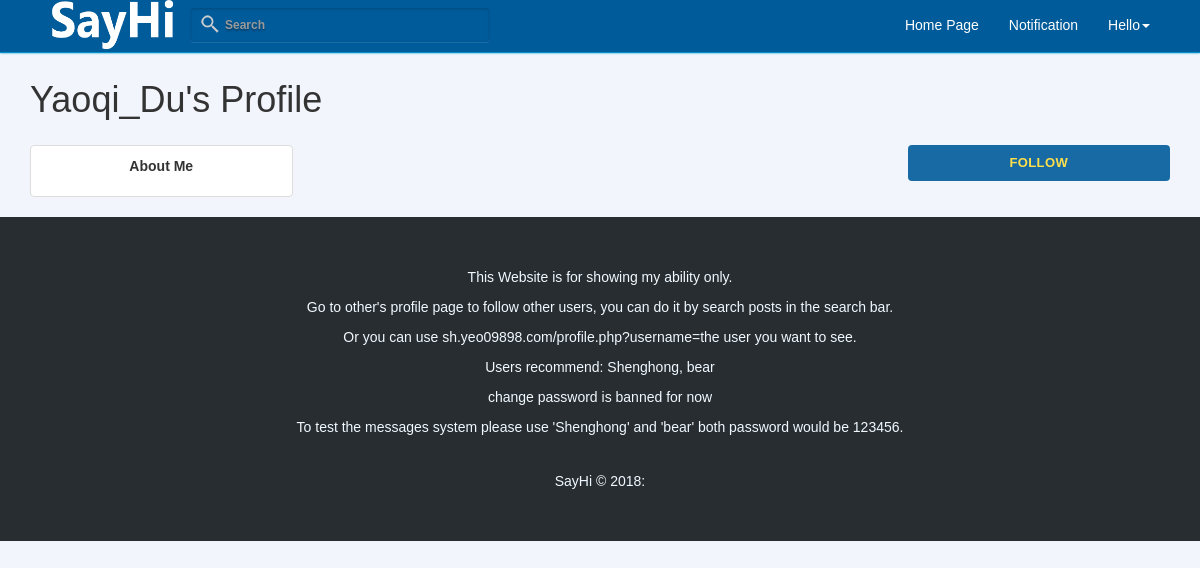
Before: /profile.php?username=Yaoqi_Du with the older database file.
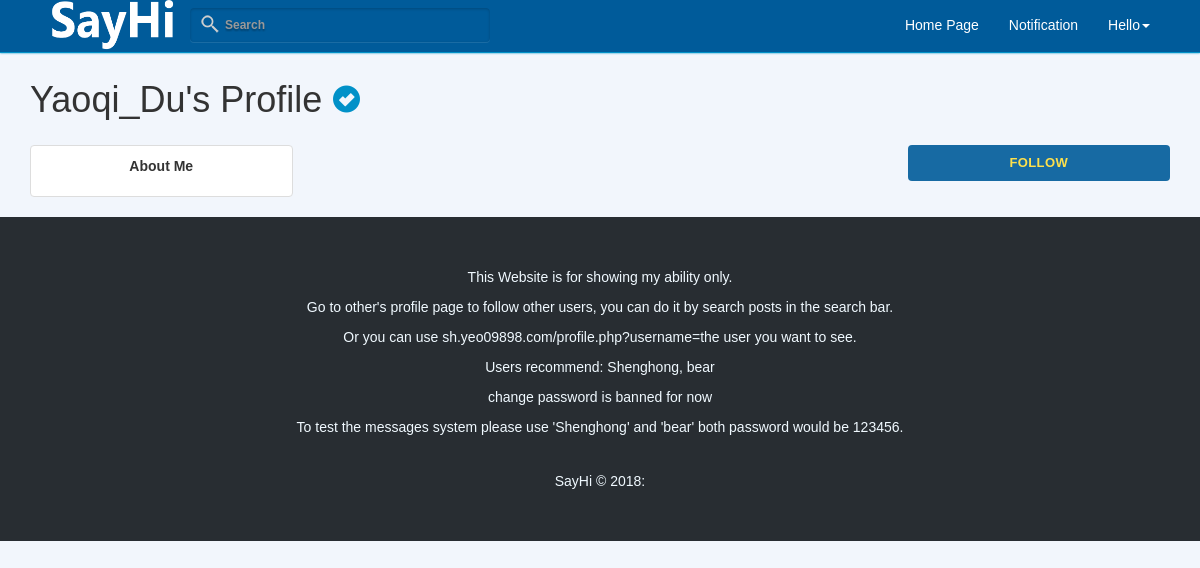
After: the same page with the newer database file.
### tables this page shows
CREATE TABLE `users` (
  `id` int(10) unsigned NOT NULL AUTO_INCREMENT,
  `username` varchar(32) NOT NULL,
  `password` varchar(60) NOT NULL,
  `email` text NOT NULL,
  `verified` tinyint(4) NOT NULL DEFAULT '0',
  `profileimg` varchar(255) DEFAULT NULL,
  `about` text,
  PRIMARY KEY (`id`),
  UNIQUE KEY `id_UNIQUE` (`id`),
  UNIQUE KEY `username_UNIQUE` (`username`)
);

### classes/DB.php (called while the page is built)
<?php
class DB {
        private static function connect() {
                $pdo = new PDO('mysql:host=127.0.0.1;dbname=socialnetwork;charset=utf8', 'bear', 'shuzi');
                $pdo->setAttribute(PDO::ATTR_ERRMODE, PDO::ERRMODE_EXCEPTION);
                return $pdo;
        }
        public static function query($query, $params = array()) {
                $statement = self::connect()->prepare($query);
                $statement->execute($params);
                if (explode(' ', $query)[0] == 'SELECT') {
                $data = $statement->fetchAll();
                return $data;
                }
        }
}

### classes/Login.php (called while the page is built, shortened)
<?php
class Login {
        public static function isLoggedIn() {
                return false;
        }
}
?>

### profile.php (the view, shortened to what this page needs)
<?php
include('./classes/DB.php');
include('./classes/Login.php');
include('./classes/Notify.php');
$username = "";
$verified = False;
$isFollowing = False;
if (isset($_GET['username'])) {
        if (DB::query('SELECT username FROM users WHERE username=:username', array(':username'=>$_GET['username']))) {
                $username = DB::query('SELECT username FROM users WHERE username=:username', array(':username'=>$_GET['username']))[0]['username'];
                $userid = DB::query('SELECT id FROM users WHERE username=:username', array(':username'=>$_GET['username']))[0]['id'];
                $verified = DB::query('SELECT verified FROM users WHERE username=:username', array(':username'=>$_GET['username']))[0]['verified'];
                $followerid = Login::isLoggedIn();
        } else {
                die('User not found!');
        }
}
?>
<!DOCTYPE html>
<html>
<head>
	<link href="//maxcdn.bootstrapcdn.com/bootstrap/3.3.0/css/bootstrap.min.css" rel="stylesheet" id="bootstrap-css">
</head>
<body>
    <div class="container">
        <h1><?php echo $username; ?>'s Profile <?php if ($verified) { echo '<i class="glyphicon glyphicon-ok-sign verified" data-toggle="tooltip" title="Verified User" style="font-size:28px;color:#0191C8;"></i>'; } ?></h1></div>
    <div>
        <div class="container">
            <div class="row">
                <div class="col-md-3">
                    <ul class="list-group">
                        <li class="list-group-item">
                                <p align="center"><strong>About Me</strong>
                        </li>
                    </ul>
                </div>
                <div class="col-md-6">
                </div>
                <div class="col-md-3">
                <?php
                if($userid == $followerid){
                        echo '
                        <button class="btn btn-primary" type="button" style="width:100%;height:36px;color:#ffde3a;" onclick="showNewPostModal()">NEW POST</button>
                        <ul class="list-group"></ul>
                       ';
                }else {
                        echo '<form action="profile.php?username='.$username.'" method="post">';
                                if ($isFollowing) {
                                        echo '<input type="submit" id="unfollow" class="btn btn-default" name="unfollow" value="Unfollow" style="width:100%;height:36px;background-color:#005b9a;color:#ffde3a;padding:16px 32px;margin:0px 0px 6px;border:none;box-shadow:none;text-shadow:none;opacity:0.9;text-transform:uppercase;font-weight:bold;font-size:13px;letter-spacing:0.4px;line-height:0;outline:none;">';
                                } else {
                                        echo '<input type="submit" id="follow" class="btn btn-default" name="follow" value="Follow" style="width:100%;height:36px;background-color:#005b9a;color:#ffde3a;padding:16px 32px;margin:0px 0px 6px;border:none;box-shadow:none;text-shadow:none;opacity:0.9;text-transform:uppercase;font-weight:bold;font-size:13px;letter-spacing:0.4px;line-height:0;outline:none;">';
                        }
                        echo '</form>';
                }
                ?>
                </div>
            </div>
        </div>
    </div>
    <nav class="footer-dark navbar-fixed-bottom" style="position: relative">
        <footer class="page-footer font-small stylish-color-dark pt-4 mt-4">
            <div class="container text-center text-md-left">
                <div class="row">
                    <div class="col-md-2 mx-auto"></div>
                    <div class="col-md-8 mx-auto">
                        <p align=center>This Website is for showing my ability only.</p>
                        <p align=center>Go to other's profile page to follow other users, you can do it by search posts in the search bar.</p>
                        <p align=center>Or you can use sh.yeo09898.com/profile.php?username=the user you want to see.</p><p align=center>Users recommend: Shenghong, bear</p><p align=center>change password is banned for now</p>
                        <p align=center>To test the messages system please use 'Shenghong' and 'bear' both password would be 123456.</p>
                        <p class="copyright"></p>
                    </div>
                    <div class="col-md-2 mx-auto"></div>
                </div>
                <div class="footer-copyright text-center py-3">SayHi © 2018:
                </div>
        </footer>
    </nav>
</body>
</html>

### css/style.css (style rules this page uses)
* { margin: 0px; padding: 0px; font-family: Arial, Helvetica, sans-serif; font-size: 14px; }
body, html { height: 100%; background-repeat: no-repeat; background: #f2f6fc; }
.btn { font-weight: 700; -moz-user-select: none; -webkit-user-select: none; user-select: none; cursor: default; }
h1, .h1, h2, .h2, h3, .h3 { margin-top: 80px; margin-bottom: 25px; }
.footer-dark { padding: 50px 0; color: #f0f9ff; background-color: #282d32; }
.footer-dark .copyright { text-align: center; padding-top: 24px; opacity: 0.3; font-size: 13px; margin-bottom: 0; }
.btn.btn-default { border: none; }
.list-group { padding-left: 0; margin-bottom: 20px; TOP: 42px; }

Changed rows visible on the page:
changed users "Yaoqi_Du": verified 0 → 1 (drawn)
